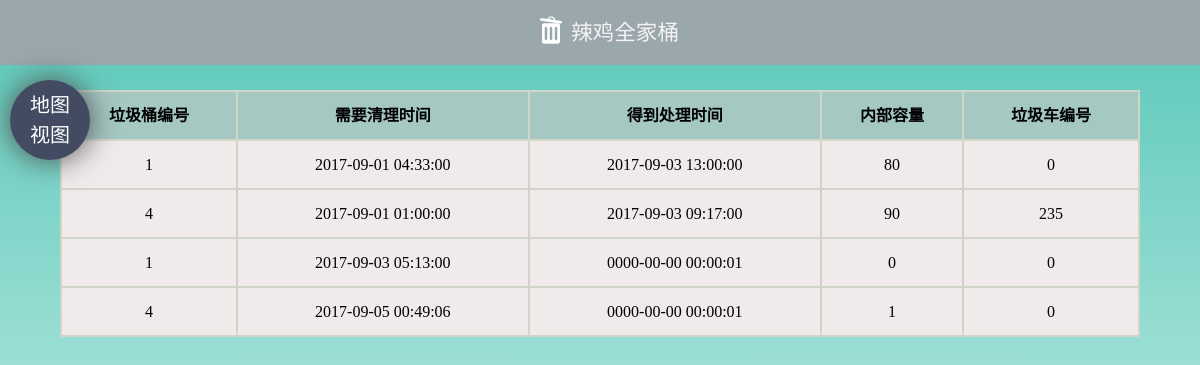
/manager.php, run on the app's committed database.
### tables this page shows
CREATE TABLE IF NOT EXISTS `trashdetails` (
  `id` int(11) NOT NULL AUTO_INCREMENT,
  `crashID` tinyint(4) NOT NULL,
  `temValue` double NOT NULL DEFAULT '0' COMMENT '温度值',
  `infValue` tinyint(4) NOT NULL DEFAULT '0' COMMENT '红外值',
  `lightValue` double NOT NULL DEFAULT '0' COMMENT '光照值',
  `capacity` tinyint(4) NOT NULL DEFAULT '0',
  `receiveTime` timestamp NOT NULL DEFAULT CURRENT_TIMESTAMP,
  `cleanTime` datetime DEFAULT '0000-00-00 00:00:01',
  `note` tinyint(4) NOT NULL DEFAULT '0' COMMENT '垃圾桶状态',
  `truckID` varchar(10) NOT NULL DEFAULT '0' COMMENT '垃圾车编号',
  PRIMARY KEY (`id`)
);

### manager.php (the view, shortened to what this page needs)
 <?php
	require('./conn.php');
	$sql = "SELECT * FROM `trashdetails` WHERE cleanTime != '0000-00-00 00:00:00' order by cleanTime desc";
	$rs=mysqli_query($conn,$sql);
?>
<!DOCTYPE html>
<html lang="en">
<head>
	<link rel="stylesheet" type="text/css" href="css/style.css">
</head>
<body>
	<nav><img src="images/logo.png" alt="logo" id="logo">辣鸡全家桶</nav>
	<main id="manegeMain">
		<table border=".5" bordercolor="#D0D5CA" cellspacing="0">
			<thead>
				<tr>
					<th>垃圾桶编号</th>
					<th>需要清理时间</th>
					<th>得到处理时间</th>
					<th>内部容量</th>
					<th>垃圾车编号</th>
				</tr>
			</thead>
			<tbody>
				<?php
					while( $row=mysqli_fetch_assoc($rs) ){
					?>
						<tr>
							<td><?=$row['crashID']?></td>
							<td><?=$row['receiveTime']?></td>
							<td><?=$row['cleanTime']?></td>
							<td><?=$row['capacity']?></td>
							<td><?=$row['truckID']?></td>
						</tr>
					<?php
					}
				?>
			</tbody>
		</table>
	</main>
	<div class="changeView" id="toMap">地图<br>视图</div>
</body>
</html>

### css/style.css (style rules this page uses)
html,body { margin: 0; padding: 0; width: 100%; min-height: 100vh; font-size: 16px; }
body { position: relative; background: -webkit-linear-gradient(top, #58C8B8 0%, #fff 100%); background: linear-gradient(top, #58C8B8 0%, #fff 100%); }
.changeView { z-index: 100; width: 150px; height: 50px; margin-bottom: 20px; color: white; background-color: #424B62; box-shadow: 0px 0px 30px #4C4C4C; font-size: 1.25em; line-height: 50px; text-align: center; -webkit-animation: all .5s; -o-animation: all .5s; animation:all .5s; cursor: pointer; }
main { width: 100%; height: 100vh; background: #eef; }
nav { position: fixed; top: 0; left: 0; width: 100%; height: 65px; line-height: 65px; text-align: center; font-size: 1.35rem; color: #F5F2F2; background-color: #9AA7AD; }
#logo { width: 40px; height: 40px; margin-left: 10px; transform: translateY(10px); }
#manegeMain { background-color: #F0EAEA; width: 90%; height: auto; margin: 90px auto 0px; }
table { width: 100%; height: auto; text-align: center; }
tr { height: 45px; line-height: 45px; }
th { background-color: #A5C8C3; }
#toMap { z-index: 100; width:80px; height: 80px; border-radius: 100px; position: fixed; top: 80px; left:10px; line-height: 30px; padding-top: 10px; box-sizing: border-box; }

### data on the page
trashdetails: crashID "1", receiveTime "2017-09-01 04:33:00", cleanTime "2017-09-03 13:00:00", capacity "80", truckID "0"
trashdetails: crashID "4", receiveTime "2017-09-01 01:00:00", cleanTime "2017-09-03 09:17:00", capacity "90", truckID "235"
trashdetails: crashID "1", receiveTime "2017-09-03 05:13:00", cleanTime "0000-00-00 00:00:01", capacity "0", truckID "0"
trashdetails: crashID "4", receiveTime "2017-09-05 00:49:06", cleanTime "0000-00-00 00:00:01", capacity "1", truckID "0"
